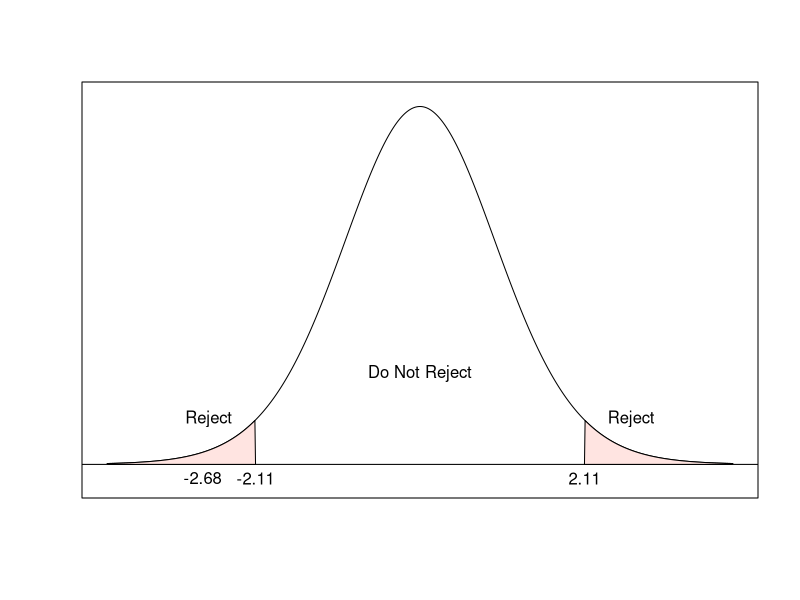

Reproduce this figure in R.
## ---- chunk 1
x <- seq(-4,4,length.out=1000)
y <- dt(x,18)
x1 <- -4; x2 <- -qt(0.975,18); x3 <- qt(0.975,18); x4 <- 4
ts <- -2.681
x.coord <- c(x[x > x1 & x < x2])
y.coord <- y[x > x1 & x < x2]
x.coord2 <- c(x[x > x3 & x < x4])
y.coord2 <- y[x > x3 & x < x4]
plot(x,y,type='l', xaxt='n', yaxt='n', ylab="",xlab="", ylim=c(-0.02,max(y)+0.01)) #
abline(h=0)
polygon(x=x.coord, y= c(0, y.coord[2:(length(y.coord)-1)], 0), col="mistyrose")
polygon(x=x.coord2, y= c(0, y.coord2[2:(length(y.coord2)-1)], 0), col="mistyrose")
text(-2.7,0.05,"Reject"); text(2.7,0.05,"Reject"); text(0,0.1,"Do Not Reject")
text(x2, -0.015, "-2.11"); text(x3, -0.015, "2.11"); text(ts-0.1, -0.015, "-2.68")
## ---- chunk 2
sleep$bin <- ifelse(sleep$extra > 0, 1, 0)
d1 <- sleep$bin[sleep$group == 1]
d2 <- sleep$bin[sleep$group == 2]
## ---- chunk 3
d1
d2
## ---- chunk 4
sum(d1)
sum(d2)
## ---- chunk 5
prop.test(x = c(5, 9), n = c(10,10), conf.level = 0.9)
## ---- chunk 6
teeth = data.frame(aa = ToothGrowth$len[ToothGrowth$supp == "VC"], oj = ToothGrowth$len[ToothGrowth$supp == "OJ"])
## ---- chunk 7
attach(teeth)
## ---- chunk 8
t.test(x = aa, y = oj, mu = 0, paired = FALSE, conf.level = 0.95)
